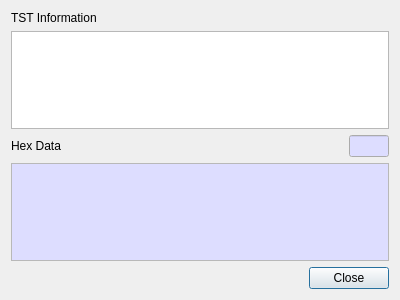
<?xml version="1.0" encoding="UTF-8"?>
<ui version="4.0">
 <class>TSTInfoDlg</class>
 <widget class="QDialog" name="TSTInfoDlg">
  <property name="geometry">
   <rect>
    <x>0</x>
    <y>0</y>
    <width>400</width>
    <height>300</height>
   </rect>
  </property>
  <property name="windowTitle">
   <string>Dialog</string>
  </property>
  <layout class="QVBoxLayout" name="verticalLayout">
   <item>
    <widget class="QLabel" name="label">
     <property name="text">
      <string>TST Information</string>
     </property>
    </widget>
   </item>
   <item>
    <widget class="QTableView" name="tableView"/>
   </item>
   <item>
    <layout class="QGridLayout" name="gridLayout_2">
     <property name="topMargin">
      <number>0</number>
     </property>
     <item row="0" column="0">
      <widget class="QLabel" name="label_2">
       <property name="text">
        <string>Hex Data</string>
       </property>
      </widget>
     </item>
     <item row="0" column="2">
      <widget class="QLineEdit" name="lineEdit">
       <property name="minimumSize">
        <size>
         <width>40</width>
         <height>0</height>
        </size>
       </property>
       <property name="maximumSize">
        <size>
         <width>40</width>
         <height>16777215</height>
        </size>
       </property>
       <property name="palette">
        <palette>
         <active>
          <colorrole role="Base">
           <brush brushstyle="SolidPattern">
            <color alpha="255">
             <red>221</red>
             <green>221</green>
             <blue>255</blue>
            </color>
           </brush>
          </colorrole>
         </active>
         <inactive>
          <colorrole role="Base">
           <brush brushstyle="SolidPattern">
            <color alpha="255">
             <red>221</red>
             <green>221</green>
             <blue>255</blue>
            </color>
           </brush>
          </colorrole>
         </inactive>
         <disabled/>
        </palette>
       </property>
       <property name="readOnly">
        <bool>true</bool>
       </property>
      </widget>
     </item>
     <item row="0" column="1">
      <spacer name="horizontalSpacer_2">
       <property name="orientation">
        <enum>Qt::Horizontal</enum>
       </property>
       <property name="sizeHint" stdset="0">
        <size>
         <width>40</width>
         <height>20</height>
        </size>
       </property>
      </spacer>
     </item>
    </layout>
   </item>
   <item>
    <widget class="QPlainTextEdit" name="plainTextEdit">
     <property name="palette">
      <palette>
       <active>
        <colorrole role="Base">
         <brush brushstyle="SolidPattern">
          <color alpha="255">
           <red>221</red>
           <green>221</green>
           <blue>255</blue>
          </color>
         </brush>
        </colorrole>
       </active>
       <inactive>
        <colorrole role="Base">
         <brush brushstyle="SolidPattern">
          <color alpha="255">
           <red>221</red>
           <green>221</green>
           <blue>255</blue>
          </color>
         </brush>
        </colorrole>
       </inactive>
       <disabled/>
      </palette>
     </property>
     <property name="readOnly">
      <bool>true</bool>
     </property>
    </widget>
   </item>
   <item>
    <layout class="QGridLayout" name="gridLayout">
     <property name="topMargin">
      <number>0</number>
     </property>
     <item row="0" column="1">
      <widget class="QPushButton" name="mCloseBtn">
       <property name="text">
        <string>Close</string>
       </property>
      </widget>
     </item>
     <item row="0" column="0">
      <spacer name="horizontalSpacer">
       <property name="orientation">
        <enum>Qt::Horizontal</enum>
       </property>
       <property name="sizeHint" stdset="0">
        <size>
         <width>40</width>
         <height>20</height>
        </size>
       </property>
      </spacer>
     </item>
    </layout>
   </item>
  </layout>
 </widget>
 <resources/>
 <connections/>
</ui>
